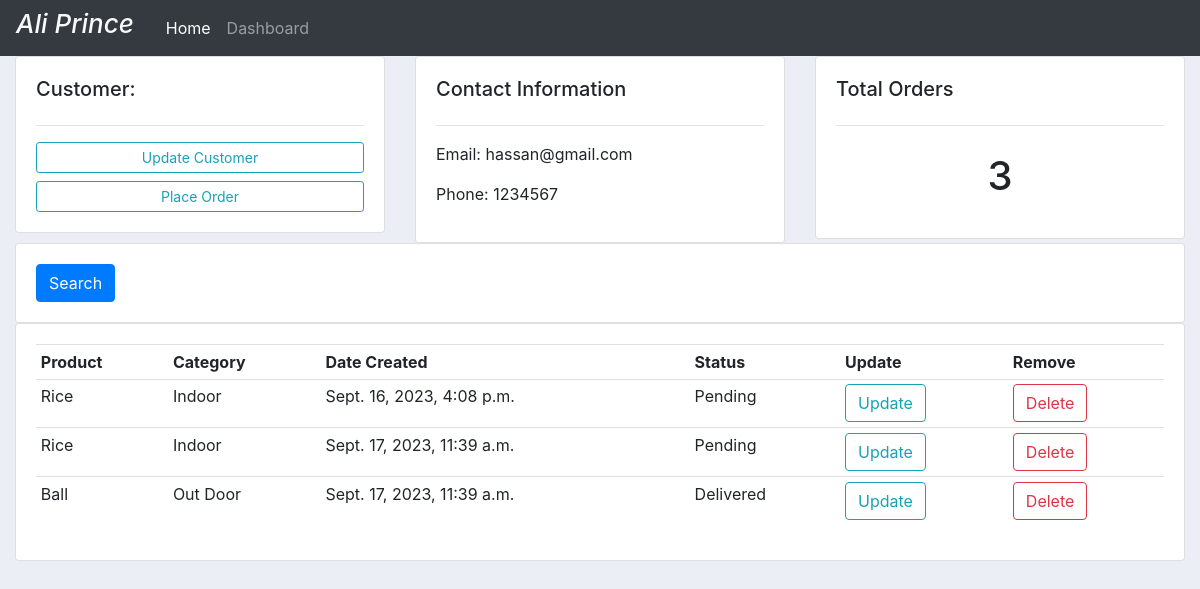
The app's page /customer/1/ with its own data.
### accounts/models.py (models this page shows, shortened)
class Customer(models.Model):
    name = models.CharField(max_length=200, null=True)
    phone = models.IntegerField(null=True)
    email = models.EmailField(max_length=200, null=True)
    date_created =models.DateTimeField(auto_now_add=True, null=True)

class Order(models.Model):
    STATUS =(
        ('Pending', 'Pending'),
        ('out of delivery', 'out of delivery'),
        ('Delivered', 'Delivered'),
    )
    customer = models.ForeignKey(Customer, null=True, on_delete=models.SET_NULL)
    product = models.ForeignKey(Product, null=True, on_delete=models.SET_NULL)
    status =models.CharField(max_length=200, null=True, choices=STATUS)
    date_created = models.DateTimeField(auto_now_add=True, null=True)

class Product(models.Model):
    CATEGORY =(
        ('Indoor', 'Indoor'),
        ('Out Door', 'Out Door'),
    )
    name = models.CharField(max_length=200, null=True)
    price = models.IntegerField(null=True)
    category =models.CharField(max_length=200, null=True, choices=CATEGORY)
    desscription = models.TextField(null=True, blank=True)
    date_created = models.DateTimeField(auto_now_add=True, null=True)
    tag = models.ManyToManyField(Tag)
    def __str__(self):
        return self.name

### accounts/views.py (the view)
# urls.py: path('customer/<str:pk>/', views.customer, name = 'customer'),
def customer(request, pk):
    customer = Customer.objects.get(id=pk)
    order = customer.order_set.all()
    individul_orders = order.count()
    context = {'customer': customer,'order': order, 'individul_orders': individul_orders}
    return render(request, 'accounts/customer.html', context)

### accounts/templates/accounts/customer.html
{% extends 'accounts/main.html' %}
{% block content %}
<div class="row">
    <div class="col-md">
      <div class="card card-body">
        <h5>Customer: </h5>
        <hr>
          <a class="btn btn-outline-info btn-sm btn-block" href="">Update Customer</a>
          <a class="btn btn-outline-info btn-sm btn-block" href="{% url 'order' customer.id %}">Place Order</a>
      </div>
    </div>
    <div class="col-md">
        <div class="card card-body">
          <h5>Contact Information</h5>
          <hr>
          <p>Email: {{customer.email}}</p>
          <p>Phone: {{customer.phone}}</p>
    </div>
    </div>
    <div class="col-md">
        <div class="card card-body">
          <h5>Total Orders </h5>
          <hr>
          <h1 style="text-align: center; padding: 10px;">{{individul_orders}}</h1>
        </div>
    </div>
</div>
<div class="row">
    <div class="col">
        <div class="card card-body">
            <form method="get">
                <button class="btn btn-primary" type="submit">Search</button>
            </form>
        </div>
    </div>
</div>
<div class="row">
    <div class="col-md">
      <div class="card card-body">
          <table class="table table-sm">
                <tr>
                    <th>Product</th>
                    <th>Category</th>
                    <th>Date Created</th>
                    <th>Status</th>
                    <th>Update</th>
                    <th>Remove</th>
                </tr>
                {% for order in order %}
                <tr>
                  <td>{{order.product}}</td>
                  <td>{{order.product.category}}</td>
                  <td>{{order.date_created}}</td>
                  <td>{{order.status}}</td>
                  <td><a href="{% url 'update' order.id %}" class="btn btn-outline-info">Update</a></td>
                  <td><a href="{% url 'delete' order.id %}" class="btn btn-outline-danger">Delete</a></td>
                </tr>
              {% endfor %}
            </table>
      </div>
    </div>
</div>
{% endblock content %}

### static/css/main.css (style rules this page uses)
body { background-color: #ebeff5; }

### records on screen
Customer: email "hassan@gmail.com", phone "1234567"
Order: product "Rice", product.category "Indoor", date_created "Sept. 16, 2023, 4:08 p.m.", status "Pending"
Order: product "Rice", product.category "Indoor", date_created "Sept. 17, 2023, 11:39 a.m.", status "Pending"
Order: product "Ball", product.category "Out Door", date_created "Sept. 17, 2023, 11:39 a.m.", status "Delivered"

### other values on screen
{{ individul_orders }} "3"
